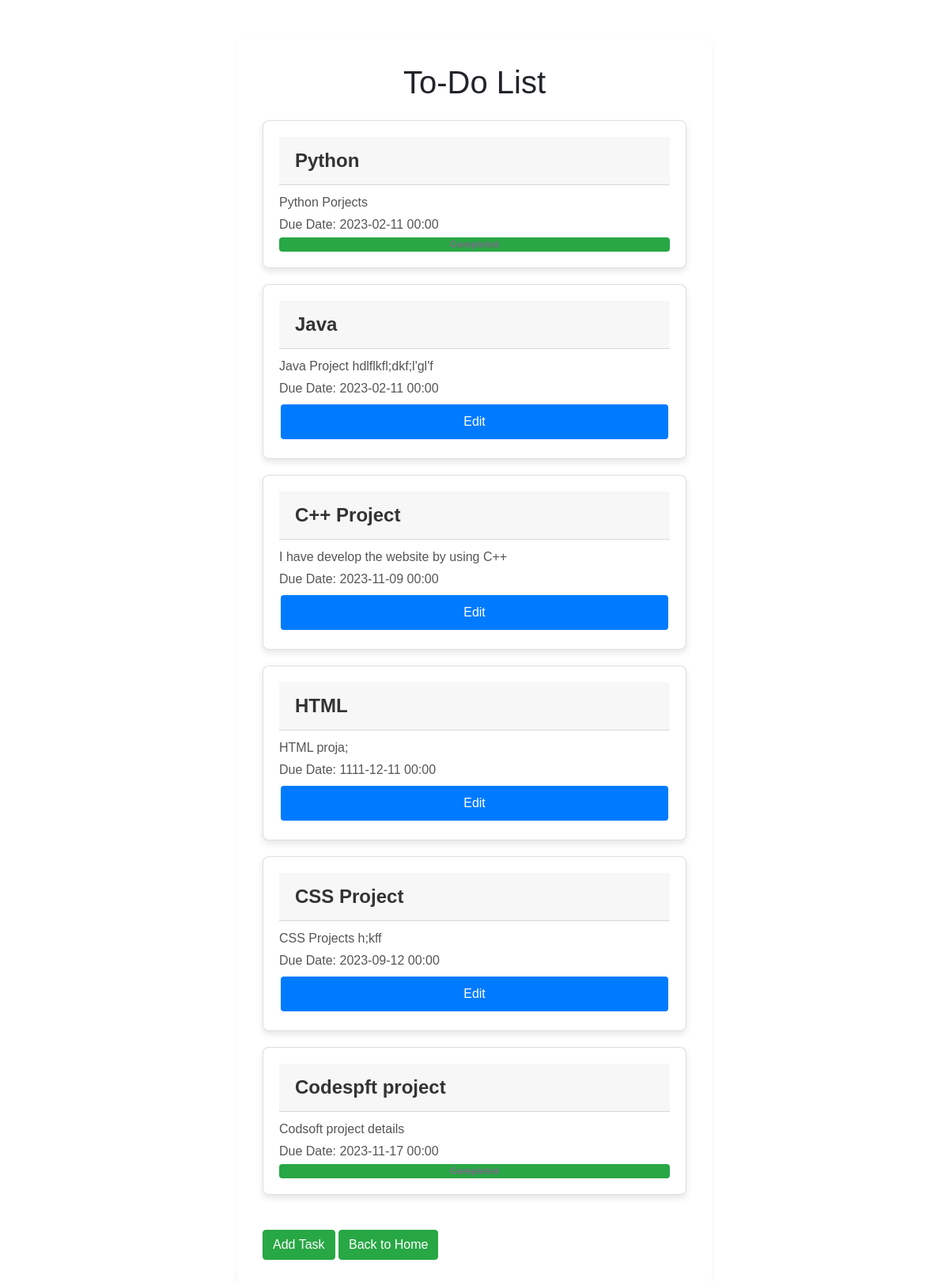
The page /task_list/ on the database its author committed.
### tasks/models.py (models this page shows, shortened)
class Task(models.Model):
    title = models.CharField(max_length=100)
    description = models.TextField(blank=True)
    due_date = models.DateTimeField(null=True, blank=True)
    completed = models.BooleanField(default=False)

### tasks/views.py (the view)
# urls.py: path('task_list/', views.task_list, name='task_list'),
def task_list(request):
    tasks = Task.objects.all()
    return render(request, 'tasks/task_list.html', {'tasks': tasks})

### tasks/templates/tasks/task_list.html (shortened to what this page needs)
{% load static %}
<!DOCTYPE html>
<html>
<head>
    <link rel="stylesheet" href="https://stackpath.bootstrapcdn.com/bootstrap/4.3.1/css/bootstrap.min.css">
    <link rel="stylesheet" href="{% static 'styles.css' %}">
</head>
<body>
    <div class="container mt-5">
        <h1 class="text-center mb-4">To-Do List</h1>
        <div class="list-group">
            {% for task in tasks %}
                <div class="card">
                    <div class="card-header">
                        <strong>{{ task.title }}</strong>
                    </div>
                    <div class="card-content">
                        {% if task.description %}<p class="mb-1">{{ task.description }}</p>{% endif %}
                        {% if task.due_date %}<p class="mb-1">Due Date: {{ task.due_date|date:"Y-m-d H:i" }}</p>{% endif %}
                    </div>
                    {% if not task.completed %}
                        <a class="edit-link" href="{% url 'tasks:update_task' task_id=task.id %}">Edit</a>
                    {% else %}
                        <span class="badge badge-success completed-badge">Completed</span>
                    {% endif %}
                </div>
            {% endfor %}
        </div>
        <a href="{% url 'tasks:add_task' %}" class="btn btn-success mt-4">Add Task</a>
        <a href="{% url 'tasks:index' %}" class="btn btn-success mt-4">Back to Home</a>
    </div>
</body>
</html>

### tasks/static/css/styles.css (style rules this page uses)
body { font-family: 'Arial', sans-serif; }
.container { max-width: 600px; box-shadow: 0 4px 8px rgba(0,0,0,0.05); background: white; padding: 2rem; border-radius: 10px; }
.card { background-color: #ffffff; border-radius: 8px; box-shadow: 0 4px 8px rgba(0, 0, 0, 0.1); margin-bottom: 20px; padding: 20px; transition: transform 0.3s ease, box-shadow 0.3s ease; }
.card-header { color: #333333; font-size: 1.5em; margin-bottom: 10px; }
.card-content { color: #555555; }
.badge-success { color: white; background-color: #28a745; }
.btn-success { color: #fff; background-color: #28a745; border-color: #28a745; }
.text-center { text-align: center; }

### tasks/templates/tasks/task_list.html (style rules this page uses)
.card { background-color: #ffffff; border-radius: 8px; box-shadow: 0 4px 8px rgba(0, 0, 0, 0.1); margin-bottom: 20px; padding: 20px; transition: transform 0.3s ease, box-shadow 0.3s ease; }
.card-header { color: #333333; font-size: 1.5em; margin-bottom: 10px; }
.card-content { color: #555555; }
.edit-link { background-color: #007bff; border: none; border-radius: 4px; color: white; padding: 10px 20px; text-align: center; text-decoration: none; display: inline-block; font-size: 16px; margin: 4px 2px; cursor: pointer; transition: background-color 0.3s ease; }
.completed-badge { text-decoration: line-through; color: #6c757d; }

### rows shown on the page
Task: title "Python", description "Python Porjects", due_date "2023-02-11 00:00"
Task: title "Java", description "Java Project hdlflkfl;dkf;l'gl'f", due_date "2023-02-11 00:00", completed "Edit"
Task: title "C++ Project", description "I have develop the website by using C++", due_date "2023-11-09 00:00", completed "Edit"
Task: title "HTML", description "HTML proja;", due_date "1111-12-11 00:00", completed "Edit"
Task: title "CSS Project", description "CSS Projects h;kff", due_date "2023-09-12 00:00", completed "Edit"
Task: title "Codespft project", description "Codsoft project details", due_date "2023-11-17 00:00"
